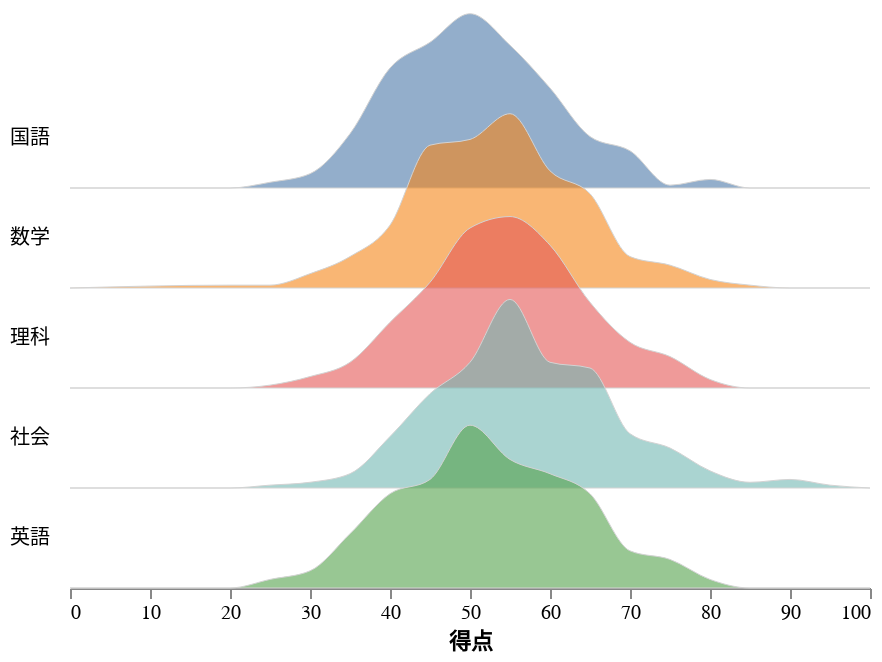

Notebook code for this chart:
### Markdown cell above
## リッジライン

Altair では、リッジラインで分布を表すことができる。波の高さは ``step`` と ``overlap`` で調節できる。

### Code cell
import altair as alt
from altair_saver import save

step = 50
overlap = 1

ridgeline = (
    alt.Chart(mdf)
    .transform_bin(as_="ビン", field="得点", bin=alt.Bin(step=5, extent=[0, 100]))
    .transform_aggregate(y_axis="count()", groupby=["科目", "ビン"])
    .transform_impute(
        impute="y_axis", groupby=["科目"], key="ビン", value=0, keyvals=[0, 100]
    )
    .mark_area(
        interpolate="monotone", fillOpacity=0.6, stroke="lightgray", strokeWidth=0.5
    )
    .encode(
        alt.X(
            "ビン:Q",
            title="得点",
            axis=alt.Axis(grid=False),
            scale=alt.Scale(domain=[0, 100]),
        ),
        alt.Y(
            "y_axis:Q",
            stack=None,
            title=None,
            axis=None,
            scale=alt.Scale(range=[step, -step * overlap]),
        ),
        alt.Fill("科目:N", legend=None),
        alt.Row("科目:N", title=None, header=alt.Header(labelAngle=0, labelAlign="left")),
    )
    .properties(bounds="flush", width=400, height=int(step))
    .configure_facet(spacing=0)
    .configure_view(stroke=None)
    .configure_title(anchor="end")
)

save(ridgeline, "ridgeline.html", embed_options={"actions": True})
ridgeline

### Figure 1 — Vega-Lite specification as saved in the notebook (floating-point values rounded to 4 significant figures; data arrays with more than 128 entries replaced by an {"elided": "..."} marker saying what was removed)
{"config": {"view": {"continuousWidth": 400, "continuousHeight": 300, "stroke": null}, "facet": {"spacing": 0}, "title": {"anchor": "end"}}, "data": {"name": "data-70decf8fa1db4bc72d214d7749409b95"}, "mark": {"type": "area", "fillOpacity": 0.6, "interpolate": "monotone", "stroke": "lightgray", "strokeWidth": 0.5}, "bounds": "flush", "encoding": {"fill": {"field": "科目", "legend": null, "type": "nominal"}, "row": {"field": "科目", "header": {"labelAlign": "left", "labelAngle": 0}, "title": null, "type": "nominal"}, "x": {"axis": {"grid": false}, "field": "ビン", "scale": {"domain": [0, 100]}, "title": "得点", "type": "quantitative"}, "y": {"axis": null, "field": "y_axis", "scale": {"range": [50, -50]}, "stack": null, "title": null, "type": "quantitative"}}, "height": 50, "transform": [{"bin": {"extent": [0, 100], "step": 5}, "field": "得点", "as": "ビン"}, {"aggregate": [{"op": "count", "as": "y_axis"}], "groupby": ["科目", "ビン"]}, {"impute": "y_axis", "key": "ビン", "groupby": ["科目"], "keyvals": [0, 100], "value": 0}], "width": 400, "$schema": "https://vega.github.io/schema/vega-lite/v4.17.0.json", "datasets": {"data-70decf8fa1db4bc72d214d7749409b95": {"elided": "1500 records"}}}
